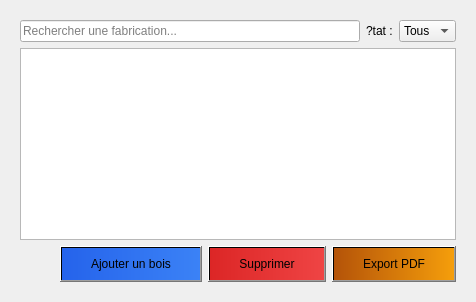
          <widget class="QWidget" name="tab_fab_list">
           <attribute name="title">
            <string>Liste des fabrications</string>
           </attribute>
           <layout class="QVBoxLayout" name="vl_fab_list">
            <property name="leftMargin">
             <number>20</number>
            </property>
            <property name="topMargin">
             <number>20</number>
            </property>
            <property name="rightMargin">
             <number>20</number>
            </property>
            <property name="bottomMargin">
             <number>20</number>
            </property>
            <item>
             <layout class="QHBoxLayout" name="hl_fab_top">
              <item>
               <widget class="QLineEdit" name="search_fab">
                <property name="placeholderText">
                 <string>Rechercher une fabrication...</string>
                </property>
               </widget>
              </item>
              <item>
               <widget class="QLabel" name="lb_filter_etat">
                <property name="styleSheet">
                 <string notr="true">background:transparent;</string>
                </property>
                <property name="text">
                 <string>?tat :</string>
                </property>
               </widget>
              </item>
              <item>
               <widget class="QComboBox" name="combo_filter_etat">
                <item>
                 <property name="text">
                  <string>Tous</string>
                 </property>
                </item>
               </widget>
              </item>
             </layout>
            </item>
            <item>
             <widget class="QTableView" name="tv_fab">
              <property name="editTriggers">
               <set>QAbstractItemView::EditTrigger::NoEditTriggers</set>
              </property>
              <property name="selectionBehavior">
               <enum>QAbstractItemView::SelectionBehavior::SelectRows</enum>
              </property>
              <property name="showGrid">
               <bool>false</bool>
              </property>
              <property name="sortingEnabled">
               <bool>true</bool>
              </property>
              <attribute name="horizontalHeaderStretchLastSection">
               <bool>true</bool>
              </attribute>
              <attribute name="verticalHeaderVisible">
               <bool>false</bool>
              </attribute>
              <attribute name="verticalHeaderDefaultSectionSize">
               <number>45</number>
              </attribute>
             </widget>
            </item>
            <item>
             <layout class="QHBoxLayout" name="hl_fab_actions">
              <item>
               <spacer name="hs_fab_left">
                <property name="orientation">
                 <enum>Qt::Orientation::Horizontal</enum>
                </property>
                <property name="sizeHint" stdset="0">
                 <size>
                  <width>40</width>
                  <height>20</height>
                 </size>
                </property>
               </spacer>
              </item>
              <item>
               <widget class="QPushButton" name="btn_fab_list_modify">
                <property name="styleSheet">
                 <string notr="true">background:qlineargradient(x1:0,y1:0,x2:1,y2:0,stop:0 #2563eb,stop:1 #3b82f6);padding:10px 30px;</string>
                </property>
                <property name="text">
                 <string>Ajouter un bois</string>
                </property>
               </widget>
              </item>
              <item>
               <widget class="QPushButton" name="btn_fab_list_delete">
                <property name="styleSheet">
                 <string notr="true">background:qlineargradient(x1:0,y1:0,x2:1,y2:0,stop:0 #dc2626,stop:1 #ef4444);padding:10px 30px;</string>
                </property>
                <property name="text">
                 <string>Supprimer</string>
                </property>
               </widget>
              </item>
              <item>
               <widget class="QPushButton" name="btn_fab_export_pdf">
                <property name="styleSheet">
                 <string notr="true">background:qlineargradient(x1:0,y1:0,x2:1,y2:0,stop:0 #b45309,stop:1 #f59e0b);padding:10px 30px;</string>
                </property>
                <property name="text">
                 <string>Export PDF</string>
                </property>
               </widget>
              </item>
             </layout>
            </item>
           </layout>
          </widget>
